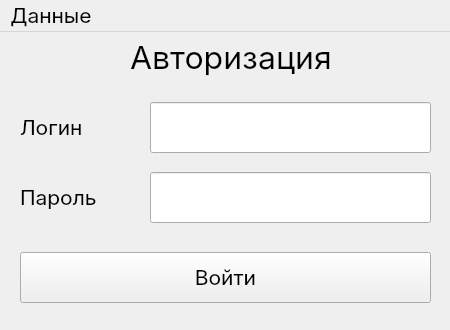
<?xml version="1.0" encoding="UTF-8"?>
<ui version="4.0">
 <class>AuthWindow</class>
 <widget class="QMainWindow" name="AuthWindow">
  <property name="geometry">
   <rect>
    <x>0</x>
    <y>0</y>
    <width>450</width>
    <height>330</height>
   </rect>
  </property>
  <property name="minimumSize">
   <size>
    <width>450</width>
    <height>330</height>
   </size>
  </property>
  <property name="maximumSize">
   <size>
    <width>450</width>
    <height>330</height>
   </size>
  </property>
  <property name="palette">
   <palette>
    <active/>
    <inactive/>
    <disabled/>
   </palette>
  </property>
  <property name="font">
   <font>
    <family>Inter</family>
    <pointsize>16</pointsize>
   </font>
  </property>
  <property name="windowTitle">
   <string>MainWindow</string>
  </property>
  <widget class="QWidget" name="centralwidget">
   <widget class="QLabel" name="login_label">
    <property name="geometry">
     <rect>
      <x>20</x>
      <y>70</y>
      <width>81</width>
      <height>51</height>
     </rect>
    </property>
    <property name="font">
     <font>
      <family>Inter</family>
      <pointsize>16</pointsize>
     </font>
    </property>
    <property name="text">
     <string>Логин</string>
    </property>
   </widget>
   <widget class="QLabel" name="password_label">
    <property name="geometry">
     <rect>
      <x>20</x>
      <y>140</y>
      <width>101</width>
      <height>51</height>
     </rect>
    </property>
    <property name="font">
     <font>
      <family>Inter</family>
      <pointsize>16</pointsize>
     </font>
    </property>
    <property name="text">
     <string>Пароль</string>
    </property>
   </widget>
   <widget class="QLabel" name="auth_label">
    <property name="geometry">
     <rect>
      <x>130</x>
      <y>0</y>
      <width>261</width>
      <height>51</height>
     </rect>
    </property>
    <property name="font">
     <font>
      <family>Inter</family>
      <pointsize>24</pointsize>
     </font>
    </property>
    <property name="text">
     <string>Авторизация</string>
    </property>
   </widget>
   <widget class="QLineEdit" name="login_line_edit">
    <property name="geometry">
     <rect>
      <x>150</x>
      <y>70</y>
      <width>281</width>
      <height>51</height>
     </rect>
    </property>
    <property name="font">
     <font>
      <family>Inter</family>
      <pointsize>16</pointsize>
     </font>
    </property>
    <property name="styleSheet">
     <string notr="true">padding: 10px;</string>
    </property>
   </widget>
   <widget class="QLineEdit" name="password_line_edit">
    <property name="geometry">
     <rect>
      <x>150</x>
      <y>140</y>
      <width>281</width>
      <height>51</height>
     </rect>
    </property>
    <property name="font">
     <font>
      <family>Inter</family>
      <pointsize>16</pointsize>
     </font>
    </property>
    <property name="styleSheet">
     <string notr="true">padding: 10px;</string>
    </property>
    <property name="echoMode">
     <enum>QLineEdit::Password</enum>
    </property>
   </widget>
   <widget class="QPushButton" name="auth_button">
    <property name="geometry">
     <rect>
      <x>20</x>
      <y>220</y>
      <width>411</width>
      <height>51</height>
     </rect>
    </property>
    <property name="sizePolicy">
     <sizepolicy hsizetype="Fixed" vsizetype="Fixed">
      <horstretch>0</horstretch>
      <verstretch>0</verstretch>
     </sizepolicy>
    </property>
    <property name="font">
     <font>
      <family>Inter</family>
      <pointsize>16</pointsize>
     </font>
    </property>
    <property name="text">
     <string>Войти</string>
    </property>
   </widget>
  </widget>
  <widget class="QMenuBar" name="menubar">
   <property name="geometry">
    <rect>
     <x>0</x>
     <y>0</y>
     <width>450</width>
     <height>38</height>
    </rect>
   </property>
   <widget class="QMenu" name="data_menu">
    <property name="font">
     <font>
      <family>Inter</family>
      <pointsize>16</pointsize>
     </font>
    </property>
    <property name="title">
     <string>Данные</string>
    </property>
    <addaction name="make_dump_action"/>
    <addaction name="load_dump_action"/>
    <addaction name="drop_action"/>
   </widget>
   <addaction name="data_menu"/>
  </widget>
  <action name="make_dump_action">
   <property name="text">
    <string>Сохранить</string>
   </property>
  </action>
  <action name="load_dump_action">
   <property name="text">
    <string>Загрузить</string>
   </property>
   <property name="shortcut">
    <string>Ctrl+S</string>
   </property>
  </action>
  <action name="drop_action">
   <property name="text">
    <string>Сбросить</string>
   </property>
  </action>
 </widget>
 <resources/>
 <connections/>
</ui>
